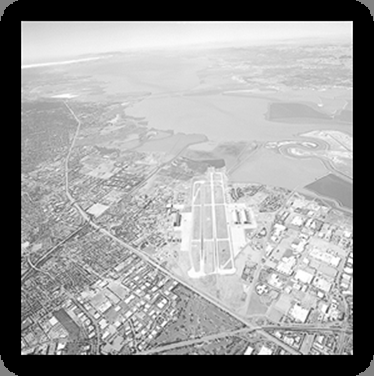
#> input picture A_I.jpg, 374 x 376 px
$ python power_log.py
#> lines starting #> are read from the running program, lines starting #| are printed output that depends on the picture
import cv2
import numpy as np
image =cv2.imread('A_I.jpg')
#> image is the input picture: shape (376, 374, 3); min 0, max 255, mean 154.8
Lam=4
P_l=255*(image/255)**Lam
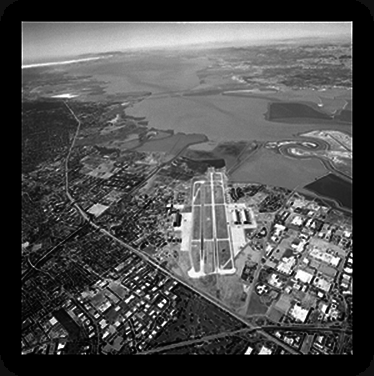
#> P_l: shape (376, 374, 3) float64; min 0, max 255, mean 80.6

P_l = np.array(P_l, dtype = 'uint8')

cv2.imshow('LOG_Tran', P_l)
cv2.waitKey()
cv2.destroyAllWindows
